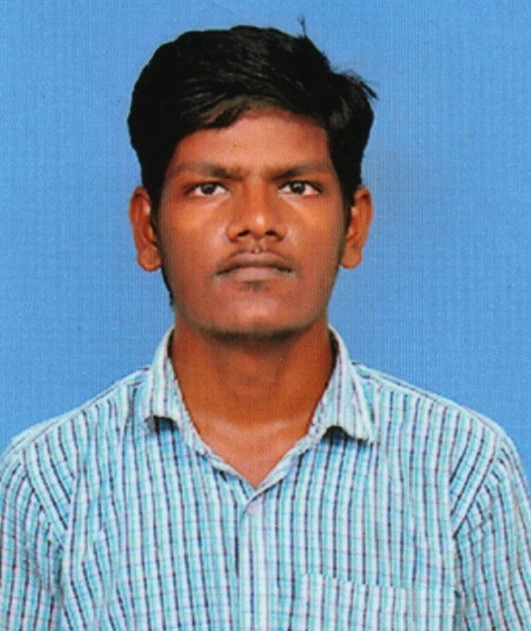
#> input picture Image Processing/guna.jpg, 531 x 631 px
$ python 2.1.py
#> lines starting #> are read from the running program, lines starting #| are printed output that depends on the picture
import cv2
img = cv2.imread('guna.jpg')
#> img is the input picture: shape (631, 531, 3); mean B, G, R 170.4, 146, 120.4
print(img.dtype)
#| uint8
img_neg=255-img
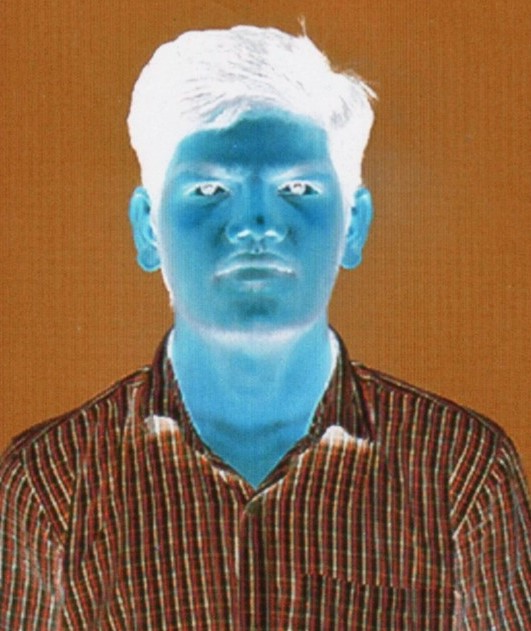
#> img_neg: shape (631, 531, 3); mean B, G, R 84.6, 109, 134.6
cv2.imshow('input',img)
cv2.imshow('negative',img_neg)
cv2.waitKey(0)
cv2.destroyAllWindows()
